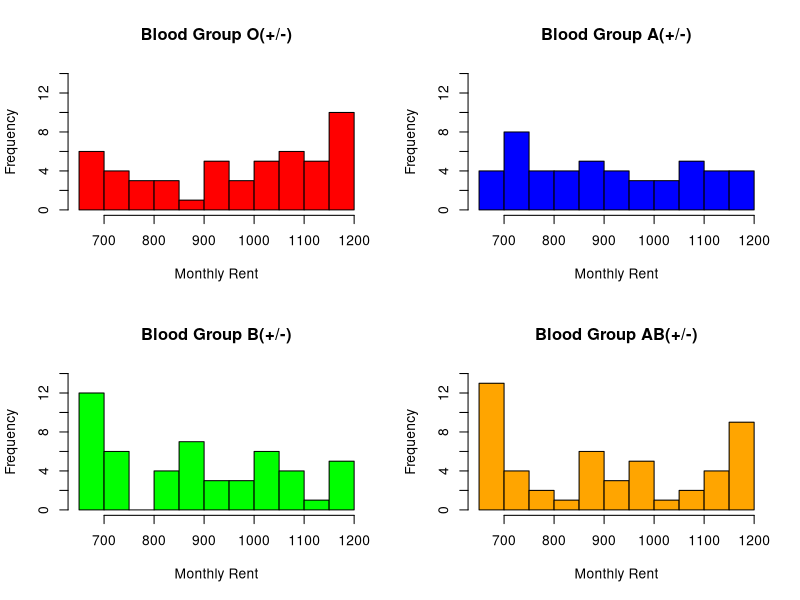
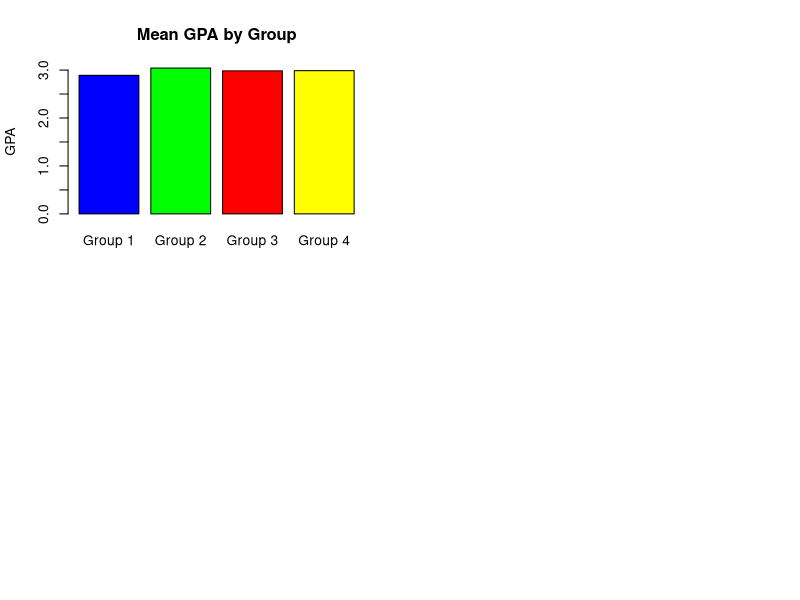

Write the R code that produced these figures, in order.
set.seed(54)

age <- sample(15:24, 200, replace=TRUE)
blood_group <- sample(c("A+", "A-", "B+", "B-", "O+", "O-", "AB+", "AB-"), 200, replace=TRUE)
monthly_rent <- sample(seq(650,1200,50), 200, replace=TRUE)
gpa <- sample(seq(2.0,4.0,0.1), 200, replace=TRUE)
students_df <- data.frame(Age=age, GPA=gpa, Monthly_Rent=monthly_rent, Blood_Group=blood_group)
students_df

#__________________________________________________________________________

O_Group_df <- NULL
A_Group_df <- NULL
B_Group_df <- NULL
AB_Group_df <- NULL

for (i in 1:length(students_df$Blood_Group)){
  if (substring(students_df$Blood_Group[i], 1, 1) == "O"){
    O_Group <- data.frame(Blood_Group=students_df$Blood_Group[i], Monthly_Rent=students_df$Monthly_Rent[i])
    O_Group_df <- rbind(O_Group_df, O_Group)
  } else if ((substring(students_df$Blood_Group[i], 1, 1) == "A") & (!(substring(students_df$Blood_Group[i], 2, 2) == "B")))
    {
    A_Group <- data.frame(Blood_Group=students_df$Blood_Group[i], Monthly_Rent=students_df$Monthly_Rent[i])
    A_Group_df <- rbind(A_Group_df, A_Group)
  } else if (substring(students_df$Blood_Group[i], 1, 1) == "B"){
    B_Group <- data.frame(Blood_Group=students_df$Blood_Group[i], Monthly_Rent=students_df$Monthly_Rent[i])
    B_Group_df <- rbind(B_Group_df, B_Group)
  } else if ((substring(students_df$Blood_Group[i], 1, 1) == "A") & (substring(students_df$Blood_Group[i], 2, 2) == "B")){
    AB_Group <- data.frame(Blood_Group=students_df$Blood_Group[i], Monthly_Rent=students_df$Monthly_Rent[i])
    AB_Group_df <- rbind(AB_Group_df, AB_Group)
  }
}

par(mfrow = c(2,2))

hist(O_Group_df$Monthly_Rent, main = "Blood Group O(+/-)",
     xlab = "Monthly Rent", ylab = "Frequency", col = "red", ylim=c(0,14), breaks=11)
hist(A_Group_df$Monthly_Rent, main = "Blood Group A(+/-)",
     xlab = "Monthly Rent", ylab = "Frequency", col = "blue", ylim=c(0,14), breaks=11)
hist(B_Group_df$Monthly_Rent, main = "Blood Group B(+/-)",
     xlab = "Monthly Rent", ylab = "Frequency", col = "green", ylim=c(0,14), breaks=11)
hist(AB_Group_df$Monthly_Rent, main = "Blood Group AB(+/-)",
     xlab = "Monthly Rent", ylab = "Frequency", col = "orange", ylim=c(0,14), breaks=11)
#_________________________________________________________________

by_incr_age <- students_df[order(students_df$Age),]
group_length <- nrow(by_incr_age)/4
listOfGroups <- list()
for (i in 1:4){
  stop <- group_length*i
  start <- 1 + (group_length * (i - 1))
  listOfGroups[[i]] <- by_incr_age[start:stop,] 
}

means <- c()
for (i in 1:4){
  means <- c(means, mean(listOfGroups[[i]]$GPA))
}
barplot(means, main = "Mean GPA by Group", names.arg=c("Group 1", "Group 2", "Group 3", "Group 4"), ylab="GPA", col=c("blue", "green", "red", "yellow"))